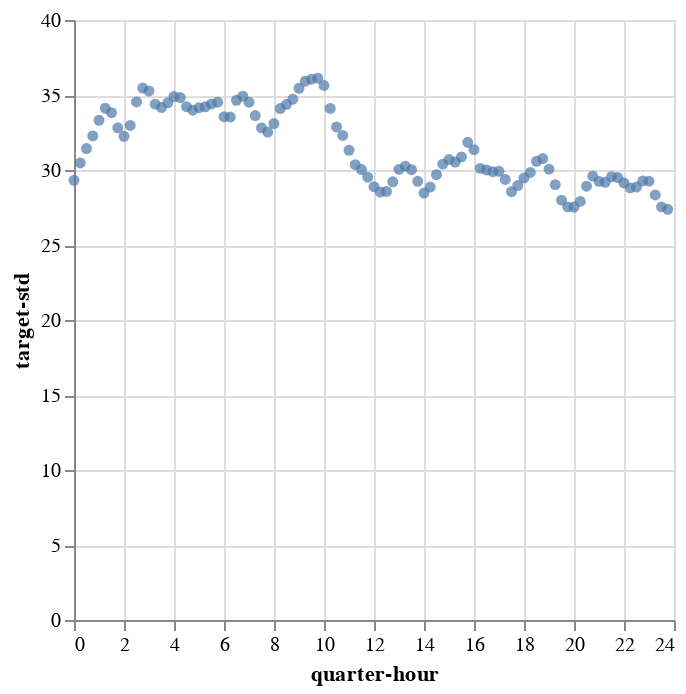

Notebook code for this chart:
### Code cell
plot_df = pd.DataFrame()
plot_df["quarter-hour"] = h_list
plot_df["mae"] = mae_list
plot_df["target-std"] = target_std

alt.Chart(plot_df).mark_circle().encode(
    x="quarter-hour",
    y="target-std"
)

### Figure 1 — Vega-Lite specification as saved in the notebook (floating-point values rounded to 4 significant figures)
{"config": {"view": {"continuousWidth": 300, "continuousHeight": 300}}, "data": {"name": "data-2d99005bdd141e0a1f2625d67c58d903"}, "mark": {"type": "circle"}, "encoding": {"x": {"field": "quarter-hour", "type": "quantitative"}, "y": {"field": "target-std", "type": "quantitative"}}, "$schema": "https://vega.github.io/schema/vega-lite/v5.20.1.json", "datasets": {"data-2d99005bdd141e0a1f2625d67c58d903": [{"quarter-hour": 0.0, "mae": 4.42, "target-std": 29.31}, {"quarter-hour": 0.25, "mae": 3.938, "target-std": 30.47}, {"quarter-hour": 0.5, "mae": 3.669, "target-std": 31.43}, {"quarter-hour": 0.75, "mae": 3.565, "target-std": 32.27}, {"quarter-hour": 1.0, "mae": 3.69, "target-std": 33.31}, {"quarter-hour": 1.25, "mae": 3.853, "target-std": 34.12}, {"quarter-hour": 1.5, "mae": 3.874, "target-std": 33.82}, {"quarter-hour": 1.75, "mae": 3.735, "target-std": 32.81}, {"quarter-hour": 2.0, "mae": 3.537, "target-std": 32.24}, {"quarter-hour": 2.25, "mae": 3.495, "target-std": 32.97}, {"quarter-hour": 2.5, "mae": 3.66, "target-std": 34.53}, {"quarter-hour": 2.75, "mae": 3.661, "target-std": 35.46}, {"quarter-hour": 3.0, "mae": 3.492, "target-std": 35.27}, {"quarter-hour": 3.25, "mae": 3.429, "target-std": 34.39}, {"quarter-hour": 3.5, "mae": 3.403, "target-std": 34.16}, {"quarter-hour": 3.75, "mae": 3.408, "target-std": 34.48}, {"quarter-hour": 4.0, "mae": 3.475, "target-std": 34.9}, {"quarter-hour": 4.25, "mae": 3.458, "target-std": 34.83}, {"quarter-hour": 4.5, "mae": 3.341, "target-std": 34.23}, {"quarter-hour": 4.75, "mae": 3.28, "target-std": 33.99}, {"quarter-hour": 5.0, "mae": 3.402, "target-std": 34.15}, {"quarter-hour": 5.25, "mae": 3.589, "target-std": 34.21}, {"quarter-hour": 5.5, "mae": 3.565, "target-std": 34.41}, {"quarter-hour": 5.75, "mae": 3.542, "target-std": 34.52}, {"quarter-hour": 6.0, "mae": 3.558, "target-std": 33.55}, {"quarter-hour": 6.25, "mae": 3.569, "target-std": 33.53}, {"quarter-hour": 6.5, "mae": 3.659, "target-std": 34.65}, {"quarter-hour": 6.75, "mae": 3.828, "target-std": 34.92}, {"quarter-hour": 7.0, "mae": 3.989, "target-std": 34.52}, {"quarter-hour": 7.25, "mae": 3.944, "target-std": 33.63}, {"quarter-hour": 7.5, "mae": 3.847, "target-std": 32.81}, {"quarter-hour": 7.75, "mae": 3.824, "target-std": 32.53}, {"quarter-hour": 8.0, "mae": 3.822, "target-std": 33.1}, {"quarter-hour": 8.25, "mae": 3.846, "target-std": 34.1}, {"quarter-hour": 8.5, "mae": 3.857, "target-std": 34.38}, {"quarter-hour": 8.75, "mae": 3.916, "target-std": 34.72}, {"quarter-hour": 9.0, "mae": 4.111, "target-std": 35.45}, {"quarter-hour": 9.25, "mae": 4.304, "target-std": 35.92}, {"quarter-hour": 9.5, "mae": 4.293, "target-std": 36.05}, {"quarter-hour": 9.75, "mae": 4.26, "target-std": 36.12}, {"quarter-hour": 10.0, "mae": 4.294, "target-std": 35.64}, {"quarter-hour": 10.25, "mae": 4.209, "target-std": 34.1}, {"quarter-hour": 10.5, "mae": 4.085, "target-std": 32.87}, {"quarter-hour": 10.75, "mae": 4.023, "target-std": 32.31}, {"quarter-hour": 11.0, "mae": 4.028, "target-std": 31.32}, {"quarter-hour": 11.25, "mae": 3.967, "target-std": 30.35}, {"quarter-hour": 11.5, "mae": 3.868, "target-std": 30.03}, {"quarter-hour": 11.75, "mae": 3.827, "target-std": 29.52}, {"quarter-hour": 12.0, "mae": 3.893, "target-std": 28.89}, {"quarter-hour": 12.25, "mae": 3.963, "target-std": 28.53}, {"quarter-hour": 12.5, "mae": 4.022, "target-std": 28.57}, {"quarter-hour": 12.75, "mae": 4.152, "target-std": 29.21}, {"quarter-hour": 13.0, "mae": 4.235, "target-std": 30.04}, {"quarter-hour": 13.25, "mae": 4.226, "target-std": 30.26}, {"quarter-hour": 13.5, "mae": 4.154, "target-std": 30.02}, {"quarter-hour": 13.75, "mae": 3.976, "target-std": 29.25}, {"quarter-hour": 14.0, "mae": 3.785, "target-std": 28.46}, {"quarter-hour": 14.25, "mae": 3.749, "target-std": 28.86}, {"quarter-hour": 14.5, "mae": 3.803, "target-std": 29.68}, {"quarter-hour": 14.75, "mae": 3.859, "target-std": 30.39}, {"quarter-hour": 15.0, "mae": 3.859, "target-std": 30.7}, {"quarter-hour": 15.25, "mae": 3.811, "target-std": 30.53}, {"quarter-hour": 15.5, "mae": 3.878, "target-std": 30.87}, {"quarter-hour": 15.75, "mae": 4.12, "target-std": 31.85}, {"quarter-hour": 16.0, "mae": 4.12, "target-std": 31.36}, {"quarter-hour": 16.25, "mae": 3.852, "target-std": 30.11}, {"quarter-hour": 16.5, "mae": 3.746, "target-std": 30.0}, {"quarter-hour": 16.75, "mae": 3.76, "target-std": 29.89}, {"quarter-hour": 17.0, "mae": 3.84, "target-std": 29.91}, {"quarter-hour": 17.25, "mae": 3.846, "target-std": 29.37}, {"quarter-hour": 17.5, "mae": 3.763, "target-std": 28.56}, {"quarter-hour": 17.75, "mae": 3.806, "target-std": 28.96}, {"quarter-hour": 18.0, "mae": 3.845, "target-std": 29.47}, {"quarter-hour": 18.25, "mae": 3.735, "target-std": 29.84}, {"quarter-hour": 18.5, "mae": 3.569, "target-std": 30.58}, {"quarter-hour": 18.75, "mae": 3.502, "target-std": 30.76}, {"quarter-hour": 19.0, "mae": 3.546, "target-std": 30.06}, {"quarter-hour": 19.25, "mae": 3.611, "target-std": 29.03}, {"quarter-hour": 19.5, "mae": 3.638, "target-std": 27.99}, {"quarter-hour": 19.75, "mae": 3.602, "target-std": 27.54}, {"quarter-hour": 20.0, "mae": 3.423, "target-std": 27.53}, {"quarter-hour": 20.25, "mae": 3.317, "target-std": 27.91}, {"quarter-hour": 20.5, "mae": 3.513, "target-std": 28.92}, {"quarter-hour": 20.75, "mae": 3.712, "target-std": 29.59}, {"quarter-hour": 21.0, "mae": 3.666, "target-std": 29.24}, {"quarter-hour": 21.25, "mae": 3.646, "target-std": 29.18}, {"quarter-hour": 21.5, "mae": 3.792, "target-std": 29.55}, {"quarter-hour": 21.75, "mae": 3.778, "target-std": 29.5}, {"quarter-hour": 22.0, "mae": 3.561, "target-std": 29.13}, {"quarter-hour": 22.25, "mae": 3.351, "target-std": 28.81}, {"quarter-hour": 22.5, "mae": 3.297, "target-std": 28.87}, {"quarter-hour": 22.75, "mae": 3.402, "target-std": 29.27}, {"quarter-hour": 23.0, "mae": 3.569, "target-std": 29.25}, {"quarter-hour": 23.25, "mae": 3.812, "target-std": 28.33}, {"quarter-hour": 23.5, "mae": 4.228, "target-std": 27.54}, {"quarter-hour": 23.75, "mae": 4.5, "target-std": 27.38}]}}
